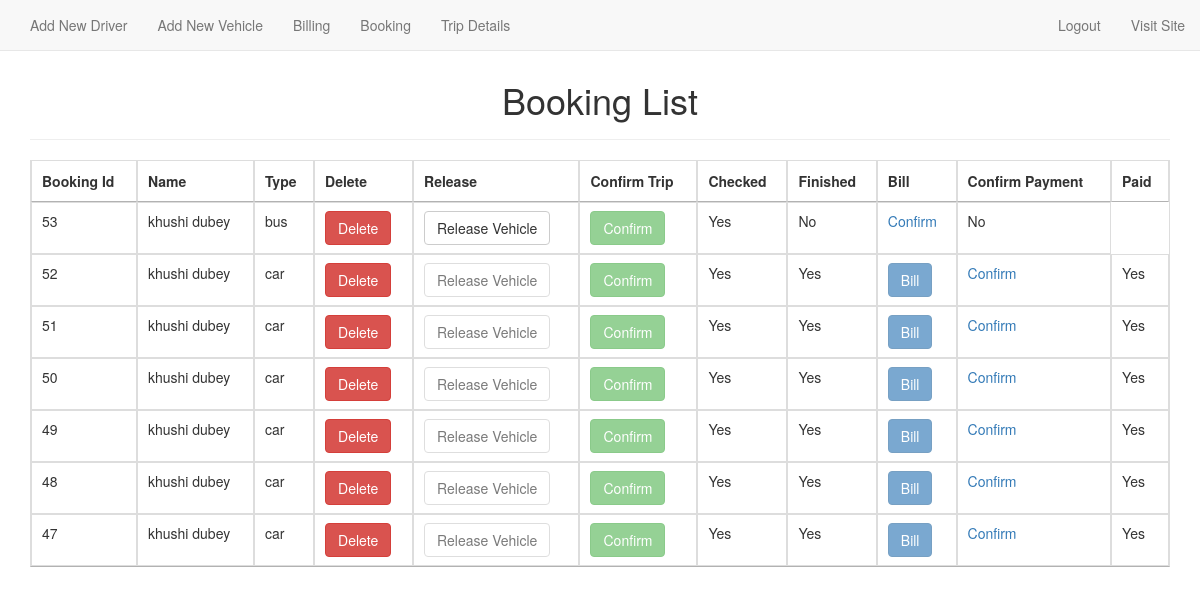
/bookinglist.php, run on the app's committed database.
### tables this page shows
CREATE TABLE `booking` (
  `booking_id` int(11) NOT NULL,
  `name` varchar(255) NOT NULL,
  `username` varchar(100) NOT NULL,
  `department` varchar(100) NOT NULL,
  `type` varchar(8) NOT NULL,
  `req_date` varchar(100) NOT NULL,
  `req_time` varchar(100) NOT NULL,
  `ret_date` varchar(100) NOT NULL,
  `ret_time` varchar(100) NOT NULL,
  `destination` varchar(100) NOT NULL,
  `pickup_point` varchar(100) NOT NULL,
  `resons` varchar(255) NOT NULL,
  `email` varchar(50) NOT NULL,
  `mobile` int(14) NOT NULL,
  `confirmation` int(11) NOT NULL,
  `veh_reg` varchar(255) NOT NULL,
  `driverid` int(11) NOT NULL,
  `finished` int(11) NOT NULL,
  `paid` int(11) NOT NULL
);

### bookinglist.php (the view, shortened to what this page needs)
<?php
     $connection= mysqli_connect('localhost','root','','vehicle management');
    $select_query="SELECT * FROM `booking` ORDER BY booking_id DESC";
    $result= mysqli_query($connection,$select_query);
?>
<!DOCTYPE html>
<html lang="en">
<head>
    <link href="http://maxcdn.bootstrapcdn.com/bootstrap/3.2.0/css/bootstrap.min.css" rel="stylesheet">
    <link rel="stylesheet" href="http://cdn.datatables.net/1.10.2/css/jquery.dataTables.min.css">
    <link rel="stylesheet" href="sweetalert2/sweetalert2.css">
    <link rel="stylesheet" href="animate.css">
    <link rel="stylesheet" href="style.css">
</head>
<body>
  <?php include 'navbar_admin.php'; ?>
  <br><br>
   <div class="container">
        <div class="row">
           <div class="col-md-12">
             <div class="page-header">
                <h1 style="text-align: center;">Booking List</h1>
              </div>
              <table id="myTable" class="table table-bordered animated bounce">
                <thead>
                    <th>Booking Id</th>
                    <th>Name</th>
                    <th>Type</th>
                    <th>Delete</th>
                    <th>Release</th>
                    <th>Confirm Trip</th>
                    <th>Checked</th>
                    <th>Finished</th>
                    <th>Bill</th>
                    <th>Confirm Payment</th>
                    <th>Paid</th>
                </thead>
                <tbody>
                    <?php while($row=mysqli_fetch_assoc($result)){ ?>
                    <tr>
                        <td><?php echo $row['booking_id']; ?></td>
                        <td><?php echo $row['name']; ?></td>
                        <td><?php echo $row['type']; ?></td>
                        <td><a class="btn btn-danger" href="deletebooking.php?id=<?php echo $row['booking_id']; ?>">Delete</a></td>
                        <?php if($row['confirmation']==0 or $row['finished']==1)  { ?>
                        <td><a class="btn btn-default disabled" href="releasebooking.php?id=<?php echo $row['booking_id']; ?>">Release Vehicle</a></td>
                        <?php } else{ ?>
                        <td><a class="btn btn-default" href="releasebooking.php?id=<?php echo $row['booking_id']; ?>">Release Vehicle</a></td>
                        <?php } ?>
                        <?php if($row['confirmation']=='0'){ ?>
                        <td><a class="btn btn-success" href="confirmbooking.php?id=<?php echo $row['booking_id']; ?>">Confirm</a></td>
                        <?php } else { ?>
                        <td><a class="btn btn-success disabled" href="confirmbooking.php?id=<?php echo $row['booking_id']; ?>">Confirm</a></td>
                        <?php } ?>
                        <?php if($row['confirmation']=='0'){ ?>
                        <td>No</td>
                        <?php } else { ?>
                        <td>Yes</td>
                        <?php }  ?>
                        <?php if($row['finished']=='0'){ ?>
                        <td>No</td>
                        <?php } else { ?>
                        <td>Yes</td>
                        <?php }  ?>
                        <?php if($row['finished']=='1' and $row['paid']==0 ){  ?>
                        <td><a class="btn btn-primary" href="bill.php?id=<?php echo $row['booking_id']; ?>">Bill</a></td>
                         <?php } else if($row['paid']==1 ) { ?>
                          <td><a class="btn btn-primary disabled" href="bill.php?id=<?php echo $row['booking_id']; ?>">Bill</a></td>
                          <?php }  ?>
                          <td><a href="confirmpayment.php?id=<?php echo $row['booking_id']; ?>">Confirm</a></td>
                          <?php if($row['paid']=='0'){ ?>
                        <td>No</td>
                        <?php } else { ?>
                        <td>Yes</td>
                        <?php }  ?>
                    </tr>
                    <?php }   ?>
                </tbody>
            </table>
            </div>
        </div>
   </div>
</body>
</html>

### data on the page
booking: booking_id "53", name "khushi dubey", type "bus", confirmation "Yes", finished "No", paid "No"
booking: booking_id "52", name "khushi dubey", type "car", confirmation "Yes", finished "Yes", paid "Yes"
booking: booking_id "51", name "khushi dubey", type "car", confirmation "Yes", finished "Yes", paid "Yes"
booking: booking_id "50", name "khushi dubey", type "car", confirmation "Yes", finished "Yes", paid "Yes"
booking: booking_id "49", name "khushi dubey", type "car", confirmation "Yes", finished "Yes", paid "Yes"
booking: booking_id "48", name "khushi dubey", type "car", confirmation "Yes", finished "Yes", paid "Yes"
booking: booking_id "47", name "khushi dubey", type "car", confirmation "Yes", finished "Yes", paid "Yes"
